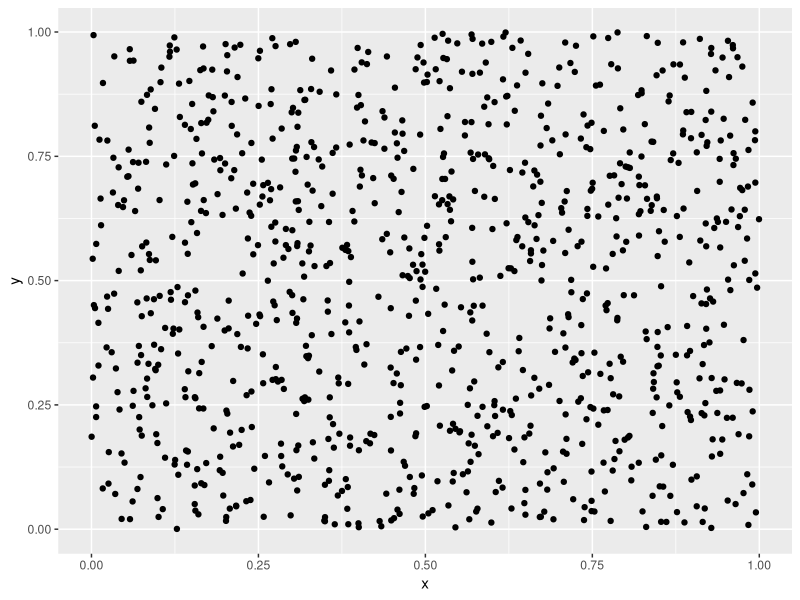
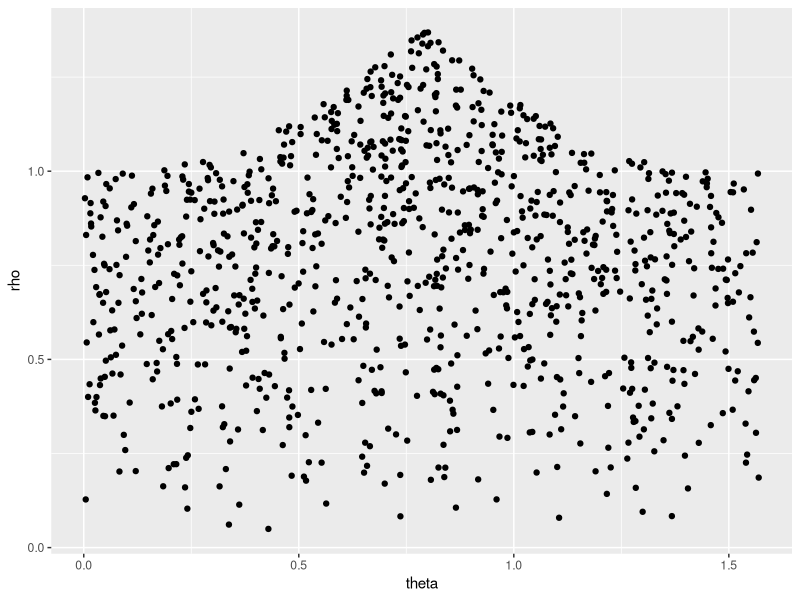
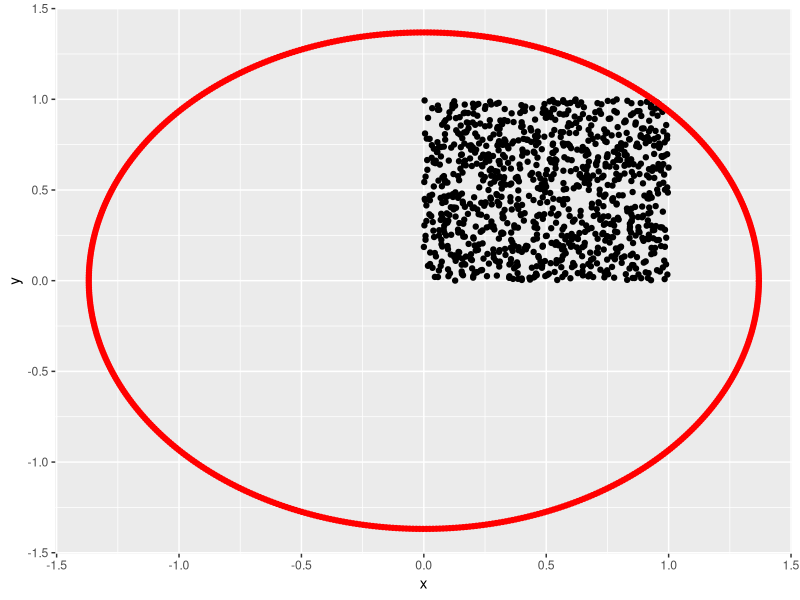
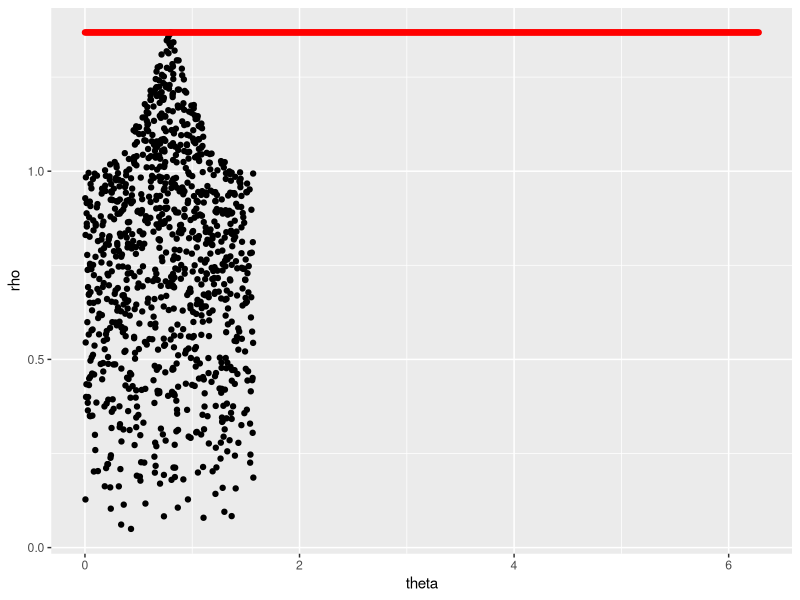
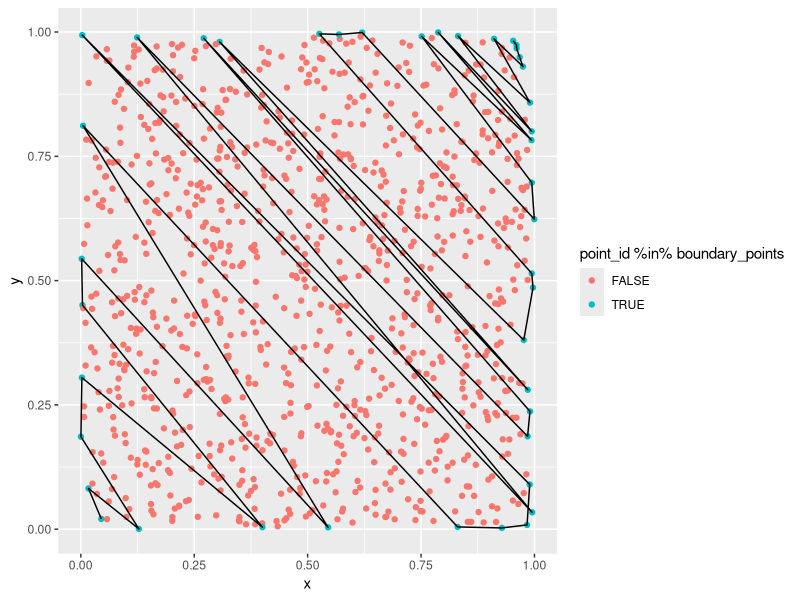

Here is the R script that generated these plots, in order:
require(tidyverse)

# car_to_pol <- function(car_coord){
#   x = car_coord[1]
#   y = car_coord[2]
#   r = sqrt(x^2 + y^2)
#   theta = atan2(y, x)
#   return(c(r = r, theta = theta))
#   
# }
# 
# pol_to_car <- function(pol_coord){
#   r = pol_coord[1]
#   theta = pol_coord[2]
#   x = r * cos(theta)
#   y = r * sin(theta)
#   return(c(x = x, y = y))
#   }
# 
# test_point <- c(10, 5)
# car_to_pol(test)
# pol_to_car(car_to_pol(test))
# 
# test_set_size = 100
# test_set <- tibble(x = runif(test_set_size, -1, 1),
#                    y = runif(test_set_size, -1, 1),
#                    r = sqrt(x ^ 2 + y ^ 2),
#                    theta = atan2(y, x))
# 
# test_set %>%
#   ggplot(aes(x = x, y = y)) + 
#   geom_point()
# 
# test_set %>%
#   ggplot(aes(x = theta, y = r)) + 
#   geom_point()
# 
# d_cat <- function(p_1, p_2){
#   
#   sqrt((p_1[1] - p_2[1])^2 + (p_1[2] - p_2[2])^2)
#   
#   }
# 
# d_pol <- function(p_1, p_2){
#   
#   sqrt(p_1[1]^2 + p_2[1]^2 - 2 * p_1[1] * p_2[1] * cos(p_1[2] - p_2[2]))
#   
#   }
# 
# test_point_2 <- c(8, 6)
# 
# d_cat(test_point, test_point_2)
# 
# 
# d_pol(car_to_pol(test_point), car_to_pol(test_point_2))

# let's create an "encircling" set using our polar representation.

require(magrittr)

# encircling_set <- test_set %$%
#   tibble(r = max(r), theta = unique(theta)) %>%
#   mutate(x = r * cos(theta),
#          y = r * sin(theta))
# universal_set <- test_set %>%
#   mutate(set = 'actual') %>%
#   bind_rows(encircling_set %>%
#               mutate(set = 'encircle')) %>%
#   group_by(set) %>%
#   mutate(set_point_id = seq_along(set)) %>%
#   ungroup()
# 
#  universal_set %>%
#   ggplot() +
#   geom_point(aes(x = x, y = y, color = set))
# 
# boundary_points <- universal_set[,c(1,2)] %>%
#   dist() %>%
#   as.matrix() %>%
#   .[which(universal_set$set == 'encircle'), which(universal_set$set == 'actual')] %>%
#   apply(X = ., MARGIN = 1, FUN = which.min) %>%
#   as.numeric() 
# 
# universal_set2 <- universal_set %>%
#   mutate(set = if_else(set == 'actual' & set_point_id %in% boundary_points, 'boundary', set))
# 
# universal_set2 %>%
#   ggplot() +
#   geom_point(aes(x = x, y = y, color = set))
# 
# # a different approach
# 
# test_df <- expand.grid(actual_point = unique(universal_set$set_point_id[universal_set$set == 'actual']), encircling_point = unique(universal_set$set_point_id[universal_set$set == 'encircle'])) %>%
#   left_join(universal_set %>% 
#               filter(set == 'actual') %>%
#               select(x, y, set_point_id), by = c('actual_point' = 'set_point_id')) %>%
#   left_join(universal_set %>% 
#               filter(set == 'encircle') %>%
#               select(x, y, set_point_id), by = c('actual_point' = 'set_point_id')) %>%
#   mutate(d = sqrt((x.x - x.y)^2 + (y.x - y.y)^2)) %>%
#   group_by(encircling_point) %>%
#   filter(d == min(d)) %>%
#   ungroup() %>%
#   select(set_point_id = actual_point, x = x.x, y = y.x) %>%
#   mutate(set = 'boundary')
# 
# universal_set %>%
#   filter(!(set = 'actual' & set_point_id %in% test_df$set_point_id)) %>%
#   bind_rows(test_df) %>%
#   ggplot() +
#   geom_point(aes(x = x, y = y, color = set))

n_points <- 1000
set_of_points <- tibble(x = runif(n = n_points, 0, 1),
                        y = runif(n = n_points, 0, 1),
                        rho = sqrt(x^2 + y^2),
                        theta = atan2(y, x),
                        point_id = 1:n_points)

ggplot(set_of_points) +
  geom_point(aes(x = x, y = y))

ggplot(set_of_points) +
  geom_point(aes(x = theta, y = rho))

set_of_circling_points <- set_of_points %$%
  tibble(rho = max(rho), 
         theta = seq(0,2*pi,.01),
         x = rho * cos(theta),
         y = rho* sin(theta),
         point_id = 1:length(rho))

ggplot() +
  geom_point(data = set_of_points, aes(x = x, y = y)) +
  geom_point(data = set_of_circling_points, aes(x = x, y = y), color = 'red')

ggplot() +
  geom_point(data = set_of_points, aes(x = theta, y = rho)) +
  geom_point(data = set_of_circling_points, aes(x = theta, y = rho), color = 'red') 

combined_points <- bind_rows(set_of_points %>%
                               mutate(set = 'original_points'), 
                             set_of_circling_points %>%
                               mutate(set = 'circle_points'))

boundary_points <- combined_points %>%
  select(x, y) %>%
  dist() %>%
  as.matrix() %>%
  .[which(combined_points$set == 'circle_points'), which(combined_points$set == 'original_points')] %>%
  apply(X = ., MARGIN = 1, FUN = which.min) %>%
  as.numeric() %>%
  unique()

combined_points %>%
  filter(set == 'original_points') %>%
  ggplot() +
  geom_point(aes(x = x, y = y, color = point_id %in% boundary_points)) +
  geom_path(data = combined_points %>%
                 filter(set == 'original_points' & point_id %in% boundary_points) %>%
                 arrange(rho, theta), 
               aes(x = x, y = y))



